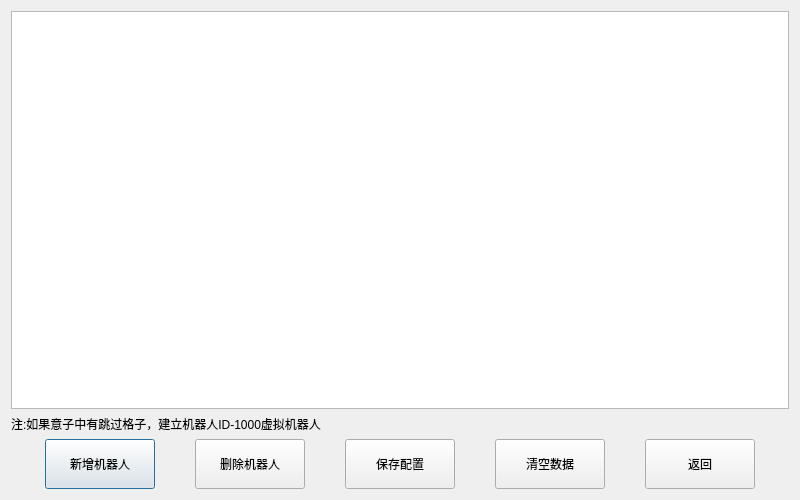
<?xml version="1.0" encoding="UTF-8"?>
<ui version="4.0">
 <class>Config</class>
 <widget class="QDialog" name="Config">
  <property name="geometry">
   <rect>
    <x>0</x>
    <y>0</y>
    <width>800</width>
    <height>500</height>
   </rect>
  </property>
  <property name="windowTitle">
   <string>机器人配置</string>
  </property>
  <layout class="QGridLayout" name="gridLayout">
   <item row="1" column="0">
    <widget class="QLabel" name="label">
     <property name="text">
      <string>注:如果意子中有跳过格子，建立机器人ID-1000虚拟机器人</string>
     </property>
    </widget>
   </item>
   <item row="2" column="0">
    <layout class="QHBoxLayout" name="horizontalLayout">
     <item>
      <spacer name="horizontalSpacer">
       <property name="orientation">
        <enum>Qt::Horizontal</enum>
       </property>
       <property name="sizeHint" stdset="0">
        <size>
         <width>40</width>
         <height>20</height>
        </size>
       </property>
      </spacer>
     </item>
     <item>
      <widget class="QPushButton" name="btn_add">
       <property name="minimumSize">
        <size>
         <width>110</width>
         <height>50</height>
        </size>
       </property>
       <property name="text">
        <string>新增机器人</string>
       </property>
      </widget>
     </item>
     <item>
      <spacer name="horizontalSpacer_2">
       <property name="orientation">
        <enum>Qt::Horizontal</enum>
       </property>
       <property name="sizeHint" stdset="0">
        <size>
         <width>40</width>
         <height>20</height>
        </size>
       </property>
      </spacer>
     </item>
     <item>
      <widget class="QPushButton" name="btn_delete">
       <property name="minimumSize">
        <size>
         <width>110</width>
         <height>50</height>
        </size>
       </property>
       <property name="text">
        <string>删除机器人</string>
       </property>
      </widget>
     </item>
     <item>
      <spacer name="horizontalSpacer_3">
       <property name="orientation">
        <enum>Qt::Horizontal</enum>
       </property>
       <property name="sizeHint" stdset="0">
        <size>
         <width>40</width>
         <height>20</height>
        </size>
       </property>
      </spacer>
     </item>
     <item>
      <widget class="QPushButton" name="btn_save">
       <property name="minimumSize">
        <size>
         <width>110</width>
         <height>50</height>
        </size>
       </property>
       <property name="text">
        <string>保存配置</string>
       </property>
      </widget>
     </item>
     <item>
      <spacer name="horizontalSpacer_4">
       <property name="orientation">
        <enum>Qt::Horizontal</enum>
       </property>
       <property name="sizeHint" stdset="0">
        <size>
         <width>40</width>
         <height>20</height>
        </size>
       </property>
      </spacer>
     </item>
     <item>
      <widget class="QPushButton" name="btn_clear">
       <property name="minimumSize">
        <size>
         <width>110</width>
         <height>50</height>
        </size>
       </property>
       <property name="text">
        <string>清空数据</string>
       </property>
      </widget>
     </item>
     <item>
      <spacer name="horizontalSpacer_5">
       <property name="orientation">
        <enum>Qt::Horizontal</enum>
       </property>
       <property name="sizeHint" stdset="0">
        <size>
         <width>40</width>
         <height>20</height>
        </size>
       </property>
      </spacer>
     </item>
     <item>
      <widget class="QPushButton" name="btn_back">
       <property name="minimumSize">
        <size>
         <width>110</width>
         <height>50</height>
        </size>
       </property>
       <property name="text">
        <string>返回</string>
       </property>
      </widget>
     </item>
     <item>
      <spacer name="horizontalSpacer_6">
       <property name="orientation">
        <enum>Qt::Horizontal</enum>
       </property>
       <property name="sizeHint" stdset="0">
        <size>
         <width>40</width>
         <height>20</height>
        </size>
       </property>
      </spacer>
     </item>
    </layout>
   </item>
   <item row="0" column="0">
    <widget class="QTableWidget" name="tableWidget">
     <property name="minimumSize">
      <size>
       <width>750</width>
       <height>340</height>
      </size>
     </property>
    </widget>
   </item>
  </layout>
 </widget>
 <resources/>
 <connections/>
</ui>
